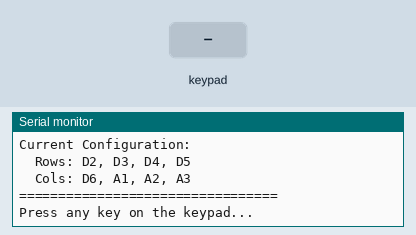
This sketch was run on a simulated Arduino Uno, built with avr-gcc and run on an emulated ATmega328P. Shown: the last lines printed to the serial monitor. Inputs (shaded band) come from the test bench.

Above: at 1.4 s.
1.5 s: key '1' pressed
At 2.0 s:
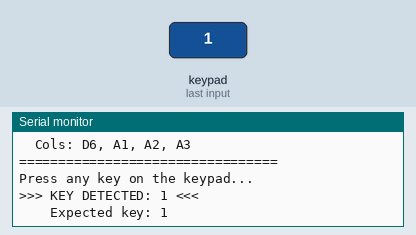
3.0 s: keypad keys 2 3 4 5 # pressed 0.4 s apart
At 5.5 s:
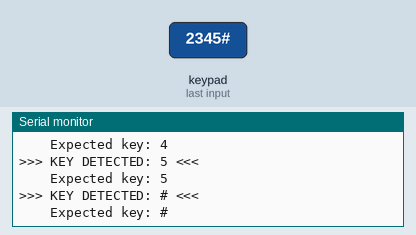
6.5 s: key 'A' pressed
At 7.1 s:
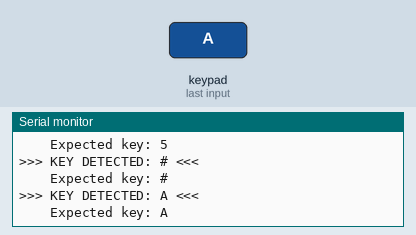
8.0 s: keypad keys 2 3 4 5 * pressed 0.4 s apart
At 10.7 s:
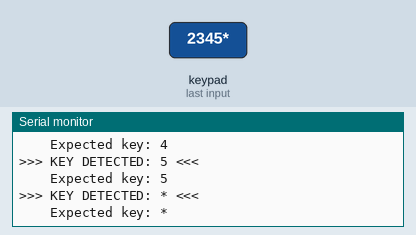
11.5 s: key 'B' pressed
At 11.9 s:
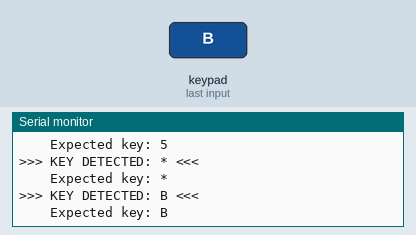
13.0 s: keypad keys 2 3 4 5 D pressed 0.4 s apart
At 15.4 s:
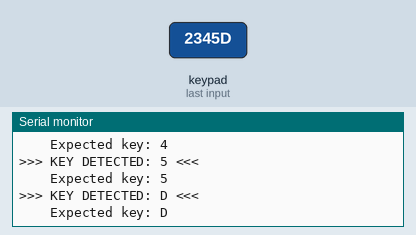
Timing chart, 0 to 16.9 s (numbered marks = the images above; inputs shaded):
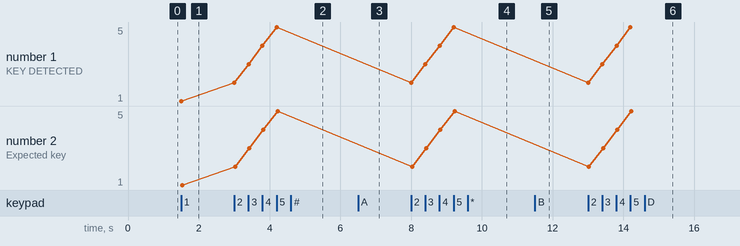

The sketch:

keypad-test.ino
```cpp
// Keypad Pin Test - Find correct row/column mapping
// Upload this to test different pin configurations

#include <Keypad.h>

const byte ROWS = 4;
const byte COLS = 4;

// Standard layout
char keys[ROWS][COLS] = {
  {'1','2','3','A'},
  {'4','5','6','B'},
  {'7','8','9','C'},
  {'*','0','#','D'}
};

// TEST CONFIGURATION 1: Original (Rows then Columns)
byte rowPins[ROWS] = {2, 3, 4, 5};
byte colPins[COLS] = {6, A1, A2, A3};

// Uncomment below to test CONFIGURATION 2: Reversed pins
// byte rowPins[ROWS] = {5, 4, 3, 2};
// byte colPins[COLS] = {A3, A2, A1, 6};

// Uncomment below to test CONFIGURATION 3: Columns first, then Rows
// byte colPins[COLS] = {2, 3, 4, 5};
// byte rowPins[ROWS] = {6, A1, A2, A3};

Keypad keypad = Keypad(makeKeymap(keys), rowPins, colPins, ROWS, COLS);

void setup() {
  Serial.begin(9600);
  delay(100);

  Serial.println(F("================================="));
  Serial.println(F("Keypad Pin Configuration Test"));
  Serial.println(F("================================="));
  Serial.println(F("Current Configuration:"));
  Serial.print(F("  Rows: D"));
  for (int i = 0; i < ROWS; i++) {
    Serial.print(rowPins[i]);
    if (i < ROWS - 1) Serial.print(F(", D"));
  }
  Serial.println();

  Serial.print(F("  Cols: "));
  for (int i = 0; i < COLS; i++) {
    if (colPins[i] >= A0) {
      Serial.print(F("A"));
      Serial.print(colPins[i] - A0);
    } else {
      Serial.print(F("D"));
      Serial.print(colPins[i]);
    }
    if (i < COLS - 1) Serial.print(F(", "));
  }
  Serial.println();
  Serial.println(F("================================="));
  Serial.println(F("Press any key on the keypad..."));
  Serial.println();
}

void loop() {
  char key = keypad.getKey();

  if (key) {
    Serial.print(F(">>> KEY DETECTED: "));
    Serial.print(key);
    Serial.println(F(" <<<"));

    // Show which physical position was pressed
    Serial.print(F("    Expected key: "));
    Serial.println(key);
    Serial.println();
  }
}
```

Measured:
- after the input at 1.5 s, the serial monitor: prints a new line at once (image 1)
- after the input at 3.0 s, the serial monitor: prints a new line at once (image 2)
- after the input at 6.5 s, the serial monitor: prints a new line at once (image 3)
- after the input at 8.0 s, the serial monitor: prints a new line at once (image 4)
- after the input at 11.5 s, the serial monitor: prints a new line at once (image 5)
- after the input at 13.0 s, the serial monitor: prints a new line at once (image 6)
